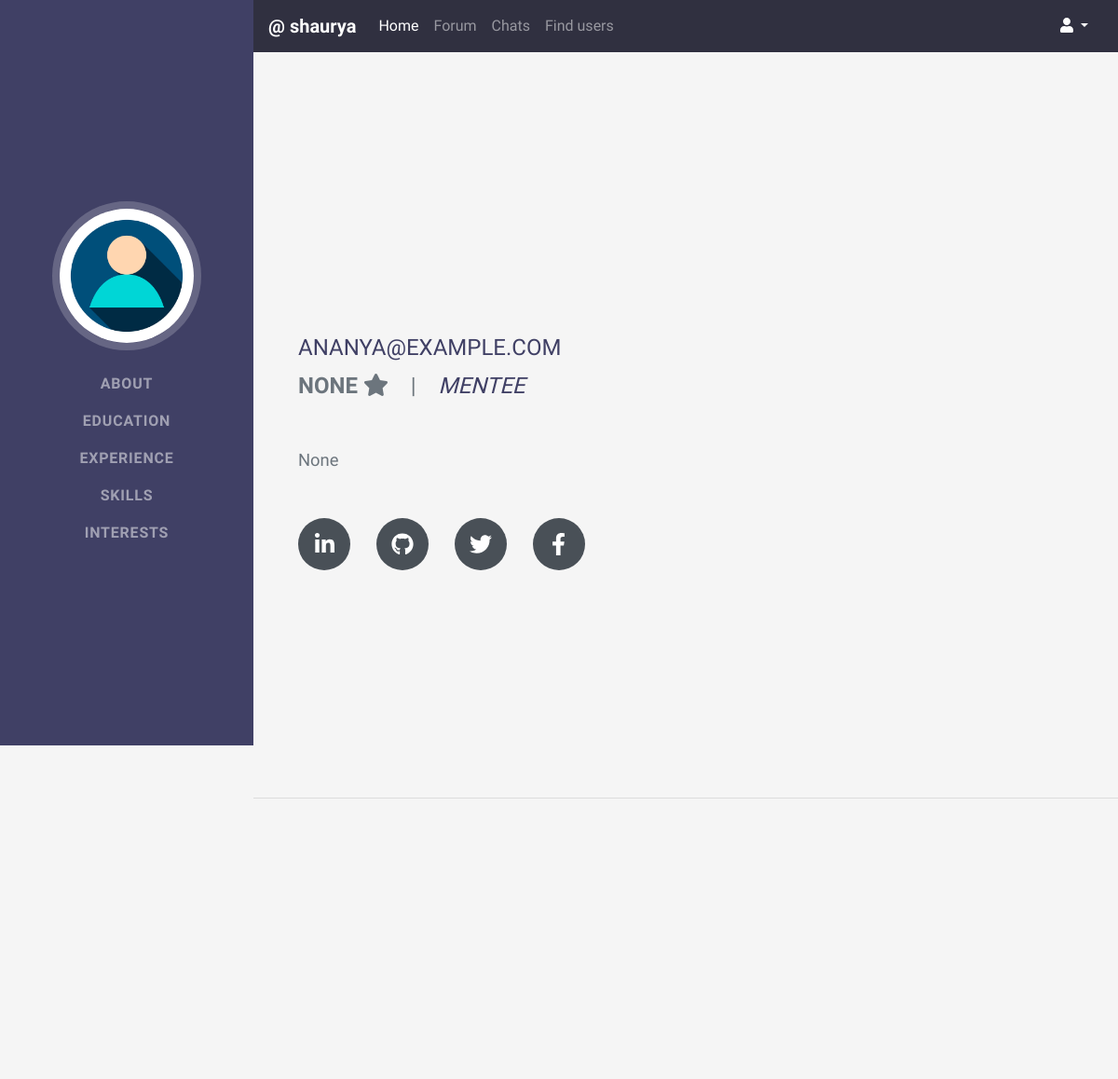
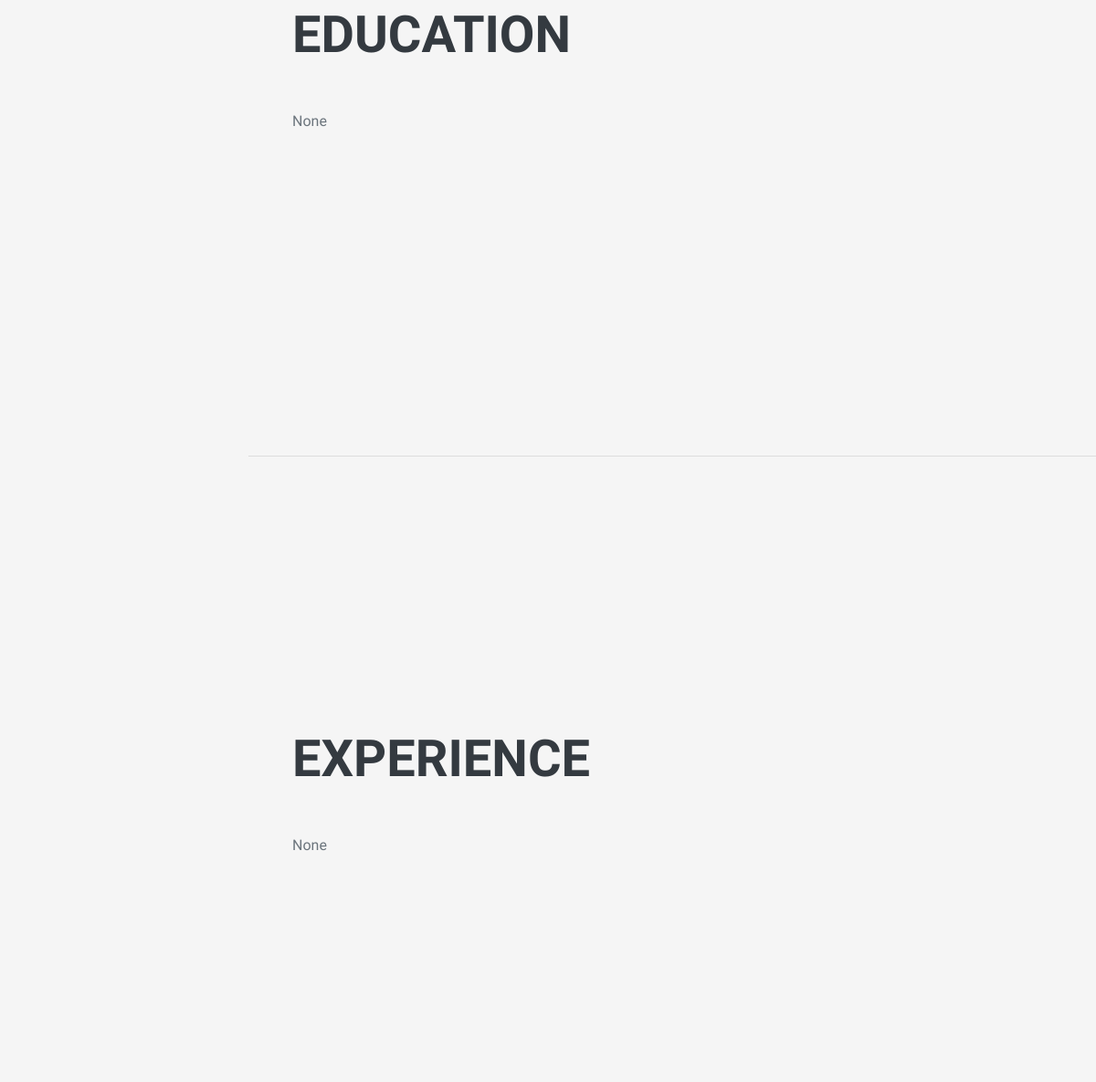
The app's page /users/profile/ananya (signed in, upper part), older data (2 pictures, top to bottom).
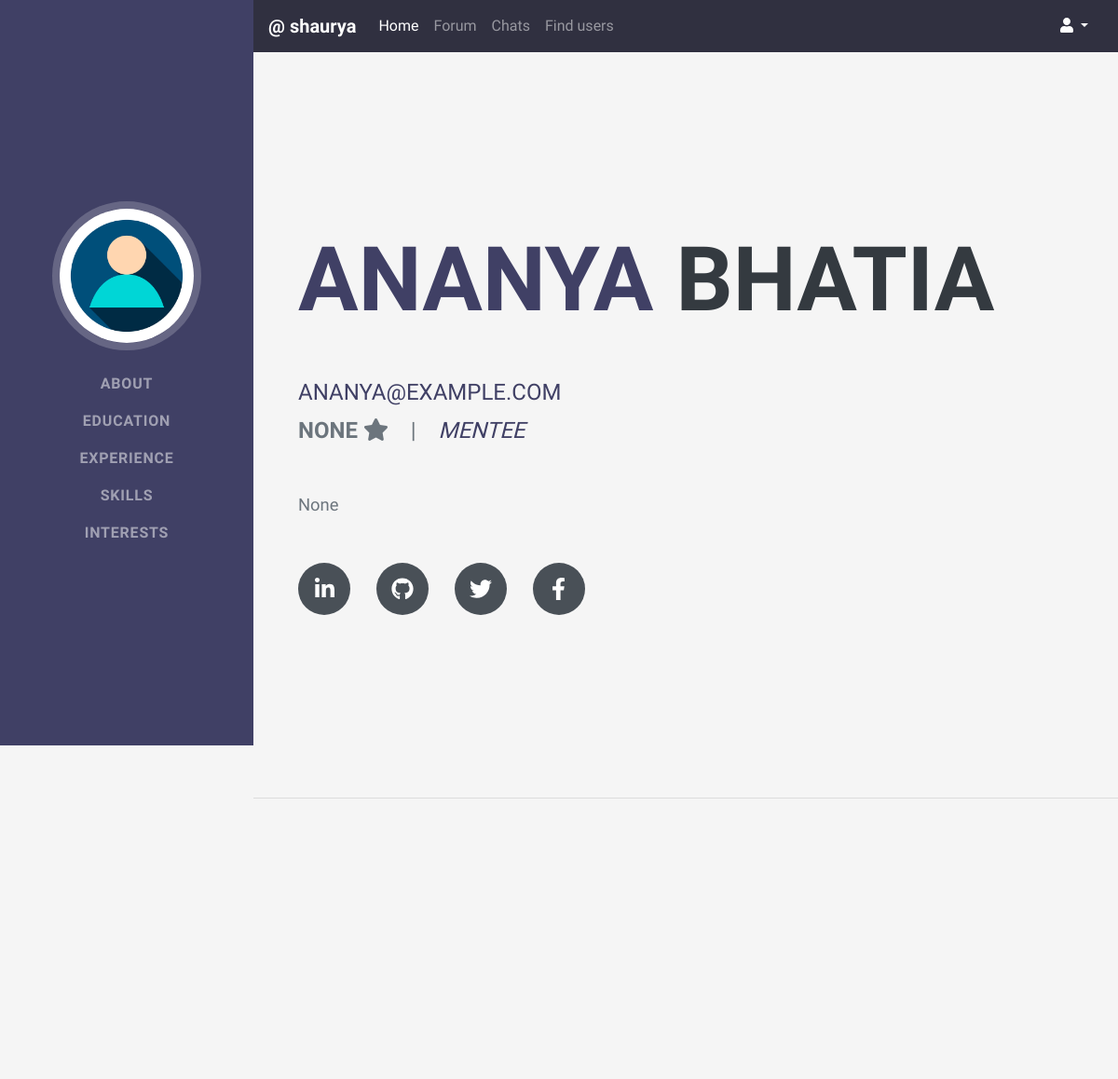
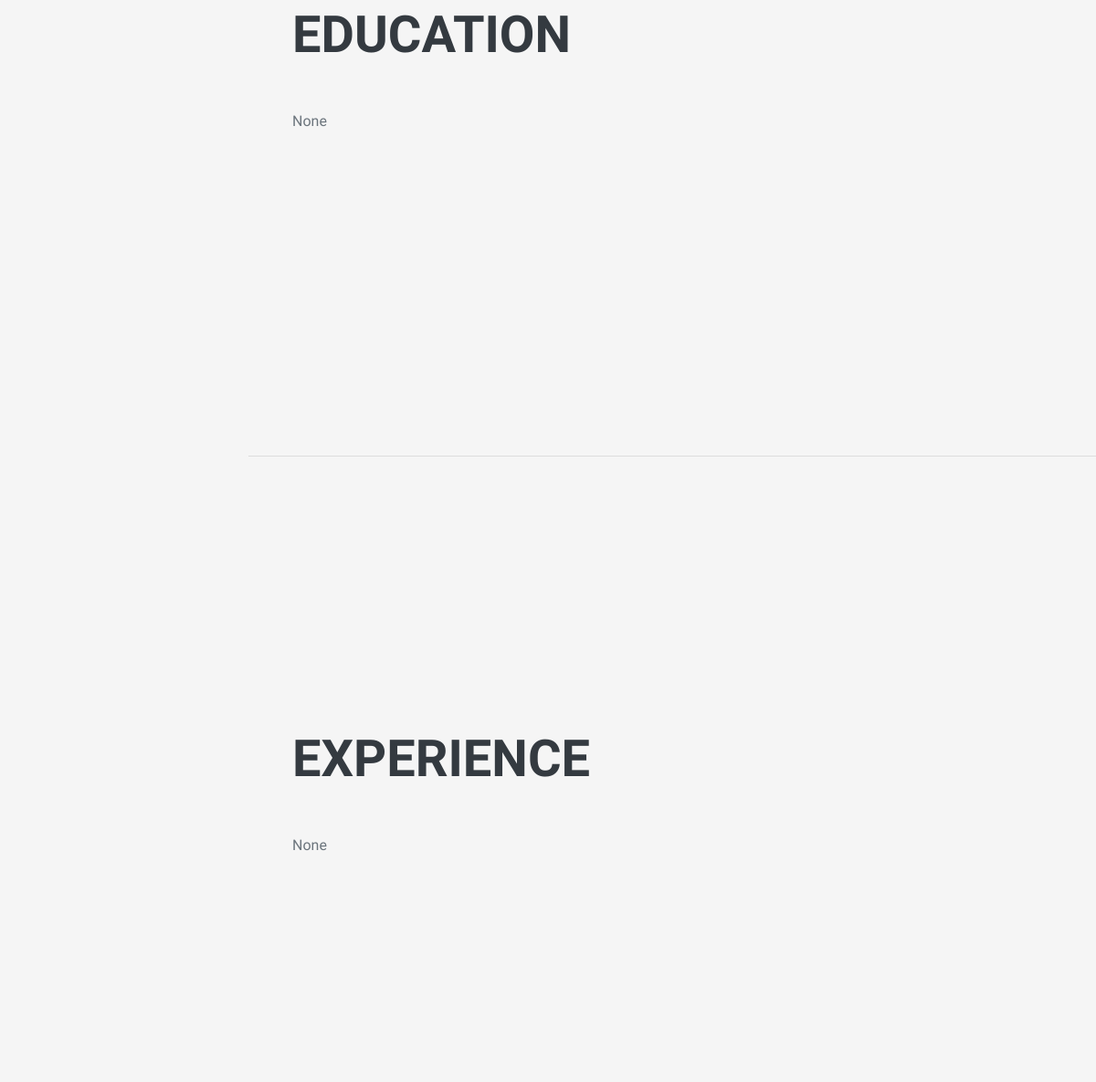
The same page, newer data (2 pictures, top to bottom).
### users/models.py (models this page shows, shortened)
class User(AbstractUser):
	is_admin = models.BooleanField(default=False)

class Account(models.Model):
	user = models.OneToOneField(User, on_delete=models.CASCADE)
	age = models.IntegerField(
		null=True,
		validators=[
			validators.MinValueValidator(16),
			validators.MaxValueValidator(100),
		]
	)
	MALE = 'M'
	FEMALE = 'F'
	PREFER_NOT_TO_SAY = '-'
	GENDER_CHOICES = [
		(MALE, 'Male'),
		(FEMALE, 'Female'),
		(PREFER_NOT_TO_SAY, 'Prefer not to say'),
	]
	gender = models.CharField(max_length=1, choices=GENDER_CHOICES, default=PREFER_NOT_TO_SAY)
	STUDENT = 'S'
	FACULTY = 'F'
	DESIGNATION_CHOICES = [
		(STUDENT, 'Student'),
		(FACULTY, 'Faculty'),
	]
	designation = models.CharField(max_length=1, choices=DESIGNATION_CHOICES, null=True)
	mobile = models.CharField(
		max_length=10,
		null=True,
		validators=[
			validators.MinLengthValidator(10),
		]
	)
	introduction = models.TextField(max_length=512, null=True)
	education = models.TextField(max_length=512, null=True)
	experience = models.TextField(max_length=512, null=True)
	expertise = models.TextField(max_length=512, null=True)
	social_handles = models.TextField(max_length=512, null=True)
	rating = models.DecimalField(
		null=True,
		max_digits=3,
		decimal_places=1,
		validators=[
			validators.MinValueValidator(0.0),
			validators.MaxValueValidator(5.0),
		]
	)
	is_mentor = models.BooleanField(default=False)
	is_mentee = models.BooleanField(default=False)

### users/views.py (the view)
# urls.py: path("profile/<str:username>", user_views.profile, name="profile"),
@login_required
def profile(request, username):
	requested_user = User.objects.get(username=username)
	return render(request, "users/dist/profile.html", {'requested_user': requested_user})

### users/templates/users/dist/profile.html (shortened to what this page needs)
{% extends "home/base.html" %}
{% load static %}
{% block header %}
<link href="{% static 'users/dist/css/styles.css' %}" rel="stylesheet" />
{% endblock header %}
{% block content %}
	<nav class="navbar navbar-expand-lg navbar-dark bg-primary fixed-top" id="sideNav">
		<a class="navbar-brand js-scroll-trigger" href="#page-top">
			{% if requested_user.account.gender == 'M' %}
				<span class="d-none d-lg-block"><img class="img-fluid img-profile rounded-circle mx-auto mb-2" src="{% static 'users/male.jpg' %}" alt="" /></span>
			{% elif requested_user.account.gender == 'F' %}
				<span class="d-none d-lg-block"><img class="img-fluid img-profile rounded-circle mx-auto mb-2" src="{% static 'users/female.jpg' %}" alt="" /></span>
			{% else %}
				<span class="d-none d-lg-block"><img class="img-fluid img-profile rounded-circle mx-auto mb-2" src="{% static 'users/neutral.jpg' %}" alt="" /></span>
			{% endif %}
		</a>
		<div class="collapse navbar-collapse" id="navbarSupportedContent">
			<ul class="navbar-nav">
				<li class="nav-item"><a class="nav-link js-scroll-trigger" href="#about">About</a></li>
				<li class="nav-item"><a class="nav-link js-scroll-trigger" href="#education">Education</a></li>
				<li class="nav-item"><a class="nav-link js-scroll-trigger" href="#experience">Experience</a></li>
				<li class="nav-item"><a class="nav-link js-scroll-trigger" href="#skills">Skills</a></li>
				<li class="nav-item"><a class="nav-link js-scroll-trigger" href="#interests">Interests</a></li>
			</ul>
		</div>
	</nav>
	<div class="container-fluid p-0">
		<section class="resume-section" id="about">
			<div class="resume-section-content">
				<h1 class="mb-0">
					<span class="text-primary"> {{ requested_user.account.user.first_name }}</span>
					{{ requested_user.account.user.last_name}}
					<span class="subheading mb-5">
						<a href="mailto:name@email.com">{{ requested_user.email }}</a>
					</span>
				</h1>
				<div class="subheading mb-5">
					<b>{{ requested_user.account.rating }} </b> <i class="fas fa-star"></i> &nbsp &nbsp|&nbsp &nbsp
					{% if requested_user.account.is_mentor %}
						<span style='color: #404065'>
							<i>Mentor</i>
						</span>
					{% else %}
						<span style='color: #404065'>
							<i>Mentee</i>
						</span>
					{% endif %}
				</div>
				<p class="lead mb-5"> {{ requested_user.account.introduction }}</p>
				<div class="social-icons">
					<a class="social-icon" href="//www.linkedin.com"><i class="fab fa-linkedin-in"></i></a>
					<a class="social-icon" href="//www.github.com"><i class="fab fa-github"></i></a>
					<a class="social-icon" href="//www.twitter.com"><i class="fab fa-twitter"></i></a>
					<a class="social-icon" href="//www.facebook.com"><i class="fab fa-facebook-f"></i></a>
				</div>
			</div>
		</section>
		<hr class="m-0" />
		<section class="resume-section" id="education">
			<div class="resume-section-content">
				<h2 class="mb-5">Education</h2>
				<div class="d-flex flex-column flex-md-row justify-content-between mb-5">
					<div class="flex-grow-1">
						<div>{{ requested_user.account.education }}</div>
					</div>
				</div>
			</div>
		</section>
		<hr class="m-0" />
		<section class="resume-section" id="experience">
			<div class="resume-section-content">
				<h2 class="mb-5">Experience</h2>
				<div class="d-flex flex-column flex-md-row justify-content-between mb-5">
					<div class="flex-grow-1">
						<p>{{ requested_user.account.experience }}</p>
					</div>
				</div>
			</div>
		</section>
	</div>
{% endblock content %}

### home/templates/home/base.html (shortened to what this page needs)
<!DOCTYPE html>
<html lang="en">
<head>
	<link rel="stylesheet" href="https://cdn.jsdelivr.net/npm/bootstrap@4.5.3/dist/css/bootstrap.min.css">
	<link rel="stylesheet" href="https://cdnjs.cloudflare.com/ajax/libs/font-awesome/5.15.1/css/all.min.css">
	{% block header %}{% endblock header %}
</head>
<body style="background-color: whitesmoke;">
<nav id="baseNav" class="navbar navbar-expand-lg navbar-fixed-top navbar-dark">
	<a class="navbar-brand" href="{% url 'homepage' %}">
		<strong>@ {{ user.username }}</strong>
	</a>
	<div class="collapse navbar-collapse" id="navbarSupportedContent">
		<ul class="navbar-nav mr-auto">
			<li class="nav-item active">
				<a class="nav-link" href="{% url 'homepage' %}">
					Home
				</a>
			</li>
			{% if user.is_authenticated %}
				<li class="nav-item">
					<a class="nav-link" href="#">
						Forum
					</a>
				</li>
				<li class="nav-item">
					<a class="nav-link" href="{% url 'chat' %}">
						Chats
					</a>
				</li>
				<li class="nav-item">
					<a class="nav-link" href="{% url 'search_users' %}">
						Find users
					</a>
				</li>
			{% endif %}
		</ul>
		{% if user.is_authenticated %}
			<div class="nav-item dropdown">
				<a class="nav-link dropdown-toggle" id="navbarDropdown" role="button" data-toggle="dropdown" aria-haspopup="true"
					aria-expanded="false" style="text-align: right; width: 12rem; color: white">
					<i class="fas fa-user" style="color: white"></i>
				</a>
			</div>
		{% endif %}
	</div>
</nav>
{% block content %}{% endblock content %}
</body>
</html>

### home/templates/home/base.html (style rules this page uses)
nav { background-color: #303040; }

Row changes from the older to the newer data that the page shows:
removed User: email "ANANYA@EXAMPLE.COM", account.rating "NONE", account.introduction "None", account.education "None", account.experience "None"
added User: account.user.first_name "ANANYA", account.user.last_name "BHATIA", email "ANANYA@EXAMPLE.COM", account.rating "NONE", account.introduction "None", account.education "None", account.experience "None"
